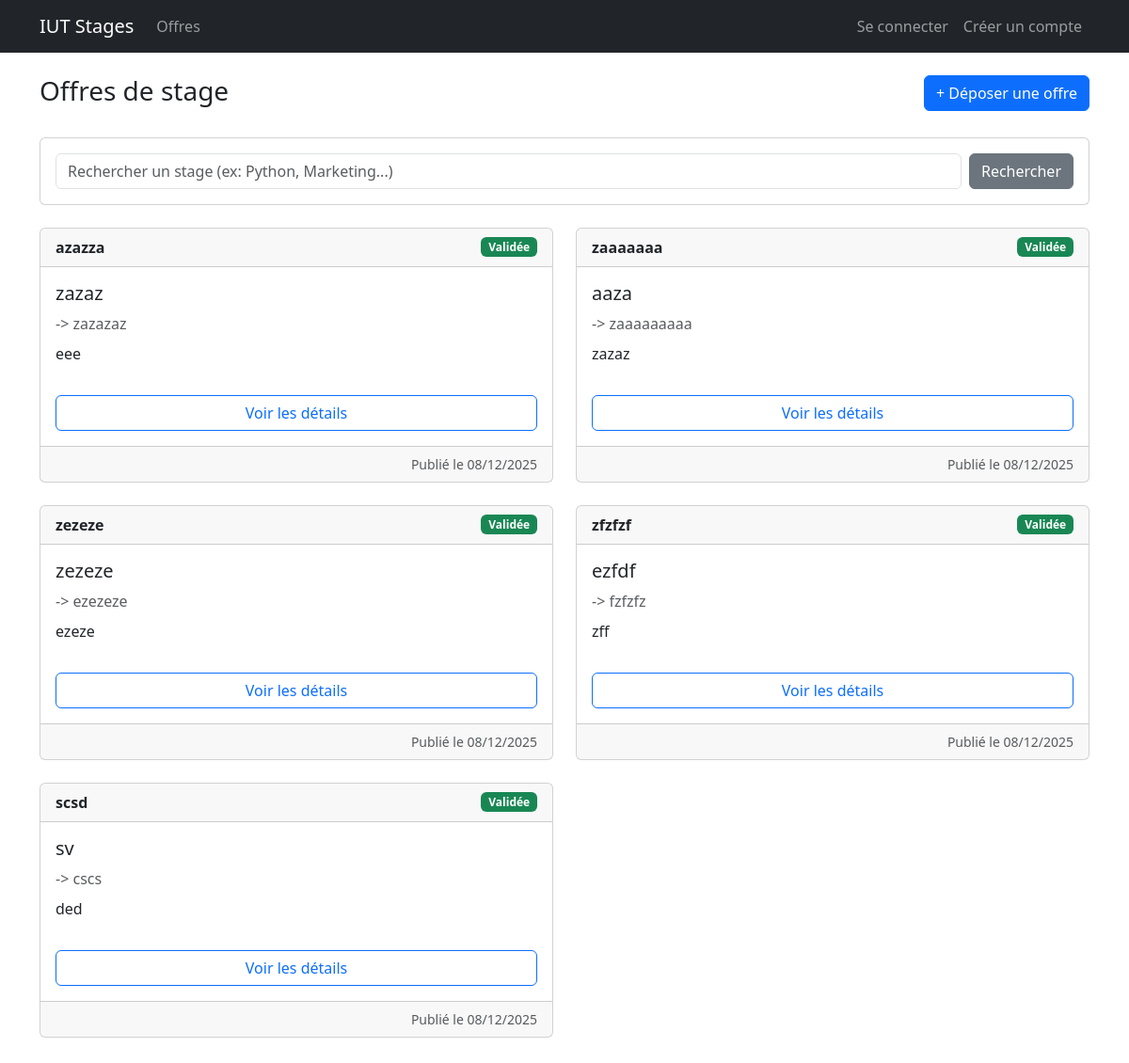
Before: / with the older database file.
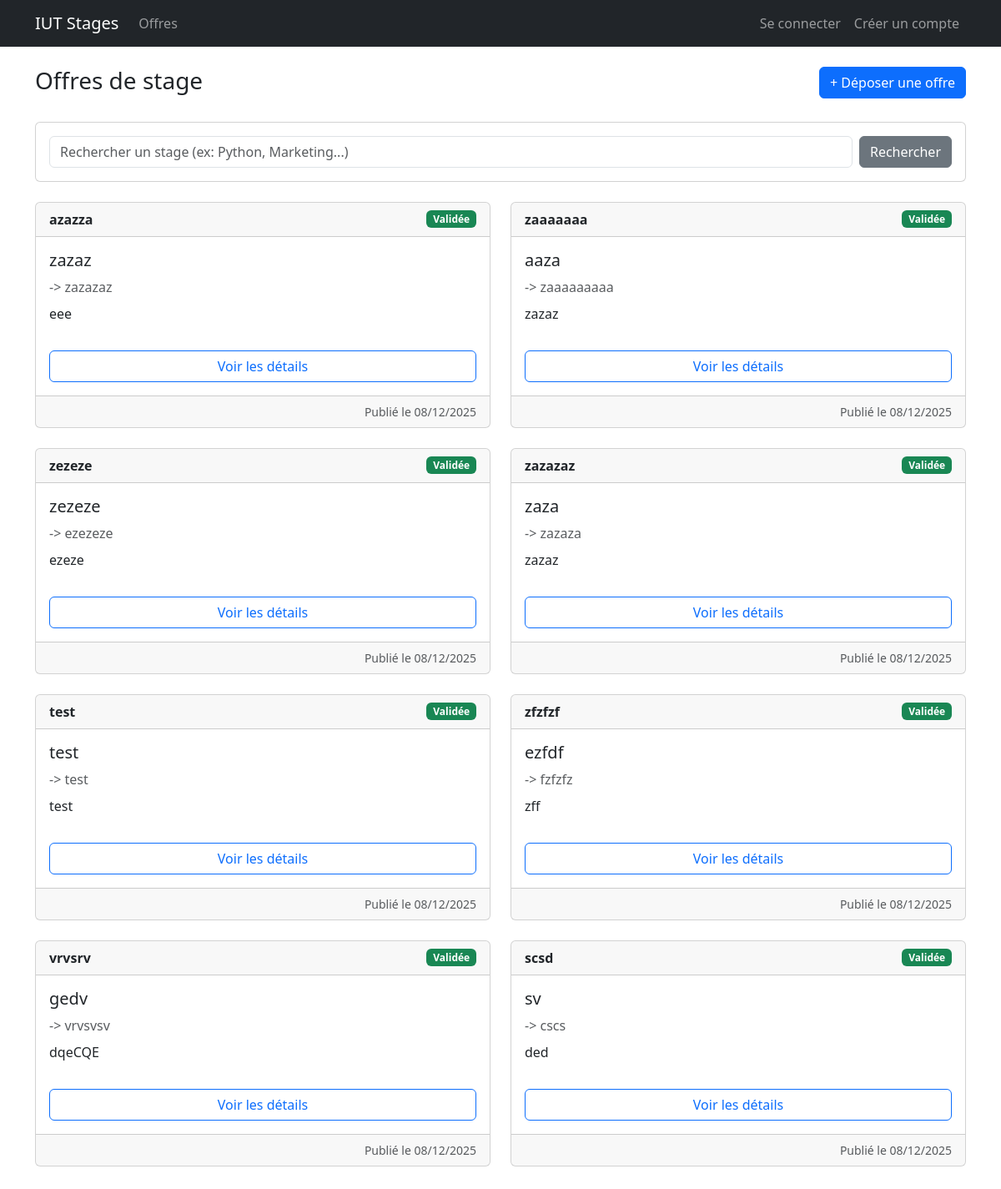
After: the same page with the newer database file.
### offers/models.py (models this page shows, shortened)
class InternshipOffer(models.Model):
    STATUS_CHOICES = [
        ('pending', 'En attente de validation'),
        ('validated', 'Validée'),
        ('rejected', 'Refusée'),
        ('closed', 'Clôturée'),
    ]
    title = models.CharField(max_length=255)
    organization = models.CharField(max_length=255)
    contact_name = models.CharField(max_length=255)
    contact_email = models.EmailField()
    details = models.TextField()
    status = models.CharField(
        max_length=10,
        choices=STATUS_CHOICES,
        default='pending',
    )
    submission_date = models.DateTimeField(default=timezone.now)

### offers/views.py (the view)
# urls.py: path('', views.offer_list, name='offer_list'),
def offer_list(request):
    q = request.GET.get("q", "").strip()
    if request.user.is_authenticated and request.user.is_staff:
        offers = InternshipOffer.objects.all()
    else:
        offers = InternshipOffer.objects.filter(status="validated")
    if q:
        offers = offers.filter(
            models.Q(title__icontains=q)
            | models.Q(organization__icontains=q)
            | models.Q(details__icontains=q)
        )
    offers = offers.order_by('-submission_date')
    return render(
        request,
        "offers/offer_list.html",
        {
            "offers": offers,
            "query": q,
        },
    )

### offers/templates/offers/offer_list.html (shortened to what this page needs)
{% extends "base.html" %}
{% block content %}
<div class="row mb-4">
  <div class="col-md-8">
    <h1 class="h3">Offres de stage</h1>
  </div>
  <div class="col-md-4 text-end">
    {% if not user.is_authenticated or user.is_staff %}
    <a href="{% url 'offers:offer_create' %}" class="btn btn-primary">
      + Déposer une offre
    </a>
    {% endif %}
  </div>
</div>
<div class="card mb-4">
  <div class="card-body">
    <form method="get" class="d-flex gap-2">
      <input
        type="text"
        name="q"
        class="form-control"
        placeholder="Rechercher un stage (ex: Python, Marketing...)"
        value="{{ query|default:'' }}"
      >
      <button type="submit" class="btn btn-secondary">Rechercher</button>
    </form>
  </div>
</div>
<div class="row">
  {% for offer in offers %}
    <div class="col-md-6 mb-4">
      <div class="card h-100">
        <div class="card-header d-flex justify-content-between align-items-center">
            <span class="fw-bold">{{ offer.organization }}</span>
            <span class="badge {% if offer.status == 'validated' %}bg-success{% elif offer.status == 'closed' %}bg-secondary{% else %}bg-warning{% endif %}">
                {{ offer.get_status_display }}
            </span>
        </div>
        <div class="card-body d-flex flex-column">
          <h5 class="card-title">{{ offer.title }}</h5>
          <p class="card-text text-muted mb-2">
             -> {{ offer.contact_name }}
          </p>
          <p class="card-text flex-grow-1">
            {{ offer.details|truncatewords:20 }}
          </p>
          <div class="mt-3">
             <a href="{% url 'offers:offer_detail' offer.pk %}" class="btn btn-outline-primary w-100">
               Voir les détails
             </a>
          </div>
        </div>
        <div class="card-footer text-muted text-end small">
            Publié le {{ offer.submission_date|date:"d/m/Y" }}
        </div>
      </div>
    </div>
  {% empty %}
    <div class="col-12">
      <div class="alert alert-info text-center">
        Aucune offre ne correspond à votre recherche pour le moment.
      </div>
    </div>
  {% endfor %}
</div>
{% endblock %}

Changed rows visible on the page:
now on this page (row edited): InternshipOffer: organization "zazazaz", status "Validée", title "zaza", contact_name "zazaza", details "zazaz", submission_date "08/12/2025"
now on this page (row edited): InternshipOffer: organization "test", status "Validée", title "test", contact_name "test", details "test", submission_date "08/12/2025"
now on this page (row edited): InternshipOffer: organization "vrvsrv", status "Validée", title "gedv", contact_name "vrvsvsv", details "dqeCQE", submission_date "08/12/2025"
